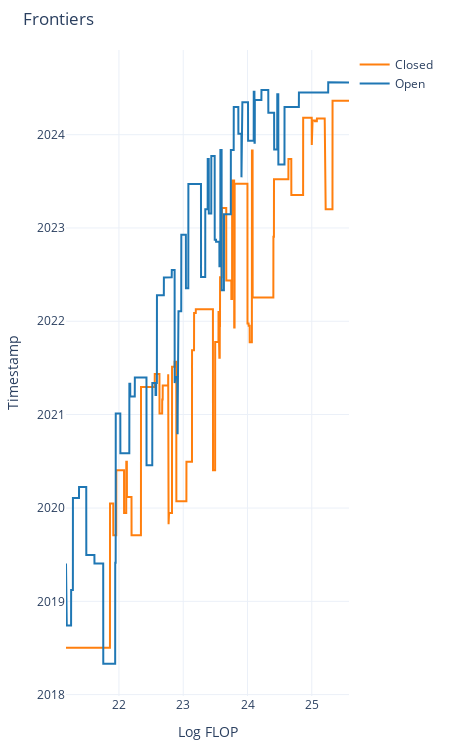

The notebook cell saved with this chart:
### Code cell
# Now you can use these truncated arrays to create your plot
fig = go.Figure()
fig.add_trace(go.Scatter(x=compute_staircase_closed, y=date_staircase_closed, mode='lines', name='Closed', line=dict(color=colors['closed'])))
fig.add_trace(go.Scatter(x=compute_staircase_open, y=date_staircase_open, mode='lines', name='Open', line=dict(color=colors['open'])))

# Update layout as before
fig.update_layout(
    width=450,
    height=750,
    title='Frontiers',
    xaxis_title='Log FLOP',
    yaxis_title='Timestamp',
    margin=dict(t=50, l=60, r=60, b=50),
    template='plotly_white'
)

fig.show()

### Figure 1 — Plotly figure (JSON) as saved in the notebook; plotly's stock layout.template omitted (floating-point values rounded to 4 significant figures; data arrays with more than 128 entries replaced by an {"elided": "..."} marker saying what was removed)
{"data": [{"line": {"color": "#ff7f0e"}, "mode": "lines", "name": "Closed", "type": "scatter", "x": {"elided": "4404 float values"}, "y": {"elided": "4404 str values"}}, {"line": {"color": "#1f77b4"}, "mode": "lines", "name": "Open", "type": "scatter", "x": {"elided": "4404 float values"}, "y": {"elided": "4404 str values"}}], "layout": {"height": 750, "margin": {"b": 50, "l": 60, "r": 60, "t": 50}, "title": {"text": "Frontiers"}, "width": 450, "xaxis": {"title": {"text": "Log FLOP"}}, "yaxis": {"title": {"text": "Timestamp"}}}}
